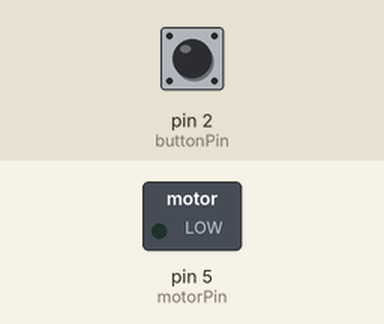
A sketch run on a simulated Arduino Uno, built with avr-gcc and run on an emulated ATmega328P. On the bench: switched loads named in the sketch (green lamp = pin HIGH). The inputs (shaded band) are chosen by the test bench; at power-on: pin 2 (buttonPin) LOW.

Above: at 1.2 s.
1.3 s: pin 2 (buttonPin) pulled HIGH for 0.15 s
At 1.37 s:
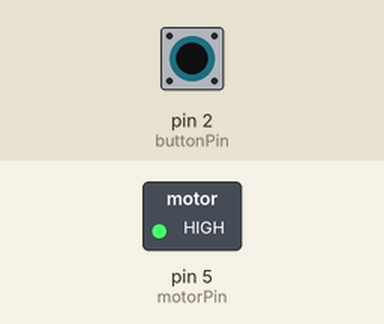
2.9 s: pin 2 (buttonPin) pulled HIGH for 3.2 s
At 6.9 s:
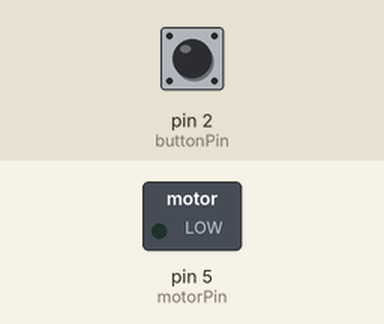
Timing chart, 0 to 8.4 s (numbered marks = the images above; inputs shaded):
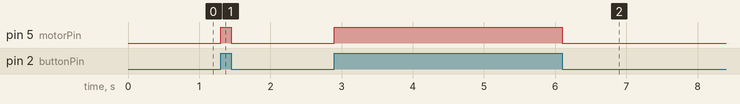

The sketch:

button_simple.ino
```cpp
// (licence header left out)
  int buttonPin = 2; //define knob pin as analog input A2
  int motorPin = 5;  //define motor pin to be PWM output pin 5
  boolean buttonState = false;//buttonState is state of button
  int motorSpeed = 0;//motorSpeed is the speed scaled to 255

 void setup() {
    pinMode(buttonPin, INPUT);

 }

void loop() {
    buttonState = digitalRead(buttonPin); //read button state
    if(buttonState){
      motorSpeed = 255;
    }
    else{
      motorSpeed = 0;
    }
    analogWrite(motorPin,motorSpeed); //set motor speed based on knob position
}
```

BURNING_TURD_BAG_LICENSE.ino
```cpp
// (licence header left out)

```

Measured:
- after the input at 1.3 s, pin 5 (motorPin): LOW → HIGH at once, → LOW 0.15 s later
- after the input at 2.9 s, pin 5 (motorPin): LOW → HIGH at once, → LOW 3.2 s later
